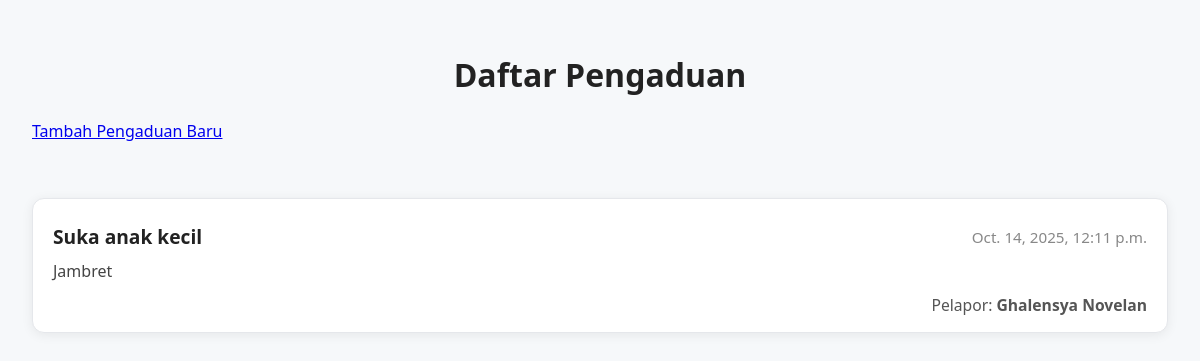
Before: /pengaduan/ with the older database file.
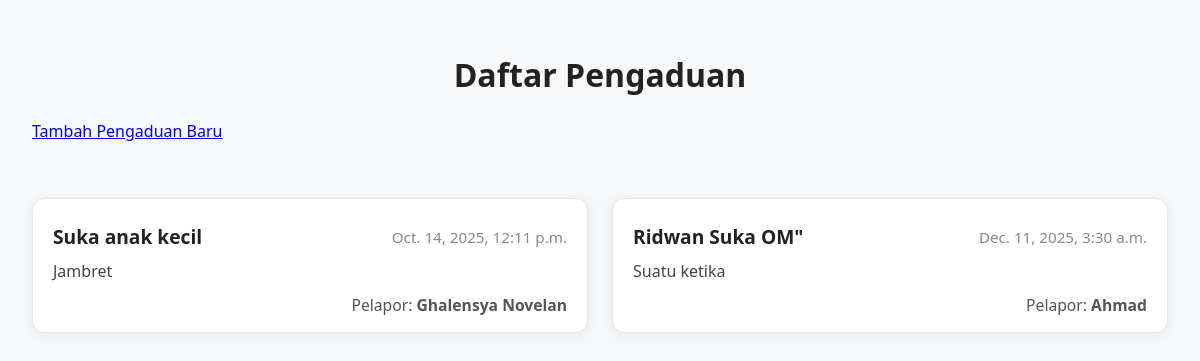
After: the same page with the newer database file.
### warga/models.py (models this page shows, shortened)
class Pengaduan(models.Model):
    STATUS_CHOICES = [
        ('BARU', 'Baru'),
        ('DIPROSES', 'Diproses'),
        ('SELESAI', 'Selesai'),
    ]
    pelapor = models.ForeignKey(Warga, on_delete=models.CASCADE, related_name='pengaduan')
    judul = models.CharField(
        max_length=200,
        verbose_name="Judul Pengaduan"
    )
    isi = models.TextField(
        verbose_name="Isi Pengaduan"
    )
    status = models.CharField(max_length=10, choices=STATUS_CHOICES, default='BARU')
    tanggal_pengaduan = models.DateTimeField(
        auto_now_add=True
    )

class Warga(models.Model):
    nik = models.CharField(
        max_length=16,
        unique=True,
        verbose_name="Nomor Induk Kependudukan"
    )
    nama_lengkap = models.CharField(
        max_length=100,
        verbose_name="Nama Lengkap"
    )
    alamat = models.TextField(
        verbose_name="Alamat Tinggal",
        default=""
    )
    no_telepon = models.CharField(
        max_length=15,
        blank=True,
        verbose_name="Nomor Telepon"
    )
    tanggal_registrasi = models.DateTimeField(
        auto_now_add=True
    )
    def __str__(self):
        return self.nama_lengkap

### warga/views.py (the view)
# urls.py: path('pengaduan/', PengaduanListView.as_view(), name='pengaduan_list'),
class PengaduanListView(ListView):
    model = Pengaduan

### warga/templates/warga/pengaduan_list.html (shortened to what this page needs)
<!DOCTYPE html>
<html lang="en">
<head>
</head>
<body>
    <h1>Daftar Pengaduan</h1>
    <a href="{% url 'pengaduan_create' %}" style="display:inline-block;margin-bottom:24px;">Tambah Pengaduan Baru</a>
    <div class="card-list">
        {% for pengaduan in pengaduan_list %}
        <div class="card">
            <div class="card-header">
                <span class="card-title">{{ pengaduan.judul }}</span>
                <span class="card-date">{{ pengaduan.tanggal_pengaduan }}</span>
            </div>
            <div class="card-body">
                <p class="card-desc">{{ pengaduan.isi }}</p>
            </div>
            <div class="card-footer">
                <span class="card-pelapor">Pelapor: <b>{{ pengaduan.pelapor }}</b></span>
                <br>
            </div>
        </div>
        {% empty %}
        <div class="card empty-card">
            <p>Tidak ada pengaduan.</p>
        </div>
        {% endfor %}
    </div>
</body>
</html>

Changed rows visible on the page:
added Pengaduan: judul "Ridwan Suka OM\"", tanggal_pengaduan "Dec. 11, 2025, 3:30 a.m.", isi "Suatu ketika", pelapor "Ahmad"
